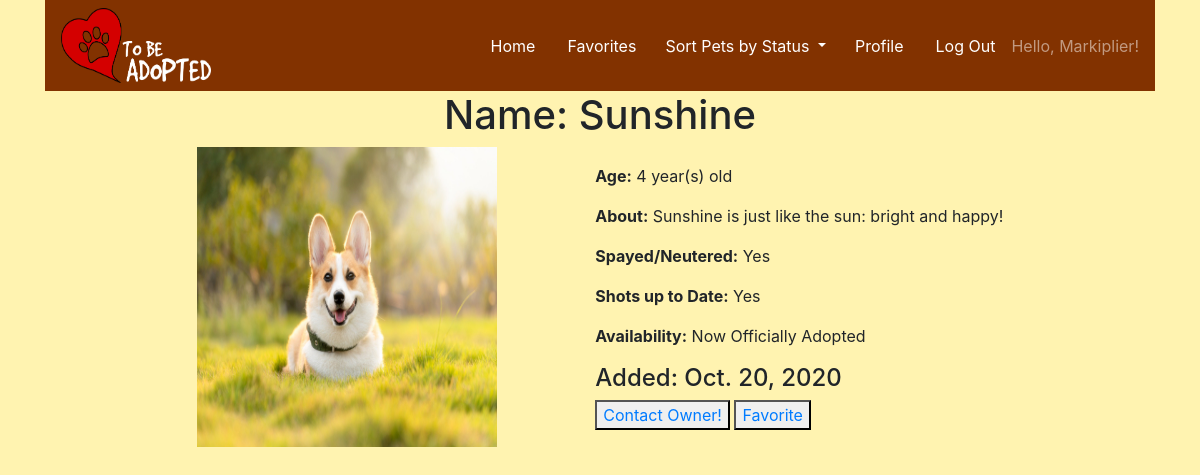
The app's page /pet/4/ (signed in) with its own data.
### tbauser/models.py (models this page shows, shortened)
class AdoptUser(AbstractUser):
   USER_CHOICES = [
       ('AD', 'Adopter'),
       ('SR', 'Shelter/Rescue'),
   ]
   display_name = models.CharField(max_length=50)
   bio = models.TextField()
   account_type = models.CharField(
       max_length=2, choices=USER_CHOICES, default='AD')
   favorites = models.ManyToManyField(Pet, related_name='favorite', symmetrical=False)

### pets/models.py (models this page shows, shortened)
class Pet(models.Model):
  PET_CHOICES = [
    ('DOG', 'Dog'),
    ('CAT', 'Cat'),
      ]
  ADOPTION_CHOICES = [
    ('TBA', "To Be Adopted"),
    ('NOA', "Now Officially Adopted"),
      ]
  name = models.CharField(max_length=80)
  age = models.IntegerField()
  pet_type = models.CharField(
      max_length=3, choices=PET_CHOICES, default="DOG")
  post_date = models.DateField(default=timezone.now)
  bio = models.TextField()
  spayed_or_neutered = models.BooleanField(default=False)
  shot_record = models.BooleanField(default=False)
  status = models.CharField(max_length=3, blank=True,
                            choices=ADOPTION_CHOICES, default='TBA')
  pet_image = models.ImageField(upload_to='static/images/', default='static/default-profile.png', null=True, blank=True)
  owner = models.ForeignKey(AUTH_USER_MODEL, related_name='owner', on_delete=models.CASCADE, null=True)

### pets/views.py (the view)
# urls.py: path('pet/<int:pet_id>/', pet_views.pet_detail_view, name='pet_detail'),
@login_required
def pet_detail_view(request, pet_id):
    selected_pet = Pet.objects.get(id=pet_id)
    try:
        selected_pet
    except Pet.DoesNotExist:
        return render(request, "404.html", status=404)
    current_user = request.user
    favorited_pet = False
    user_favs = current_user.favorites.all()
    for pet in user_favs:
        if pet == selected_pet:
            favorited_pet = True
    return render(request, 'pet_detail.html', {'selected_pet': selected_pet, 'favorited_pet': favorited_pet})

### templates/pet_detail.html (shortened to what this page needs)
{% include 'base.html' %} {% block content %}
<div class="container-sm">
  <h1 style="text-align: center">Name: {{ selected_pet.name }}</h1>
  <div class="row justify-content-around align-items-center">
    <div class="col-1">
      <img
        src="{{ selected_pet.pet_image.url }}"
        height="300px"
        width="300px"
      />
    </div>
    <div class="col-auto">
      <p><b>Age:</b> {{ selected_pet.age }} year(s) old</p>
      <p><b>About:</b> {{ selected_pet.bio }}</p>
      {% if selected_pet.spayed_or_neutered == True %}
      <p><b>Spayed/Neutered:</b> Yes</p>
      {% else %}
      <p><b>Spayed/Neutered:</b> No</p>
      {% endif %} {% if selected_pet.shot_record == True %}
      <p><b>Shots up to Date:</b> Yes</p>
      {% else %}
      <p><b>Shots up to Date:</b> No</p>
      {% endif %} {% if selected_pet.status == 'TBA' %}
      <p><b>Availability:</b> To Be Adopted</p>
      {% else %}
      <p><b>Availability:</b> Now Officially Adopted</p>
      {% endif %}
      <h4>Added: {{ selected_pet.post_date }}</h4>
      <button>
        <a href="/user/{{ selected_pet.owner.id }}">Contact Owner!</a>
      </button>
      {% if request.user.account_type == 'AD'%} {% if favorited_pet == True %}
      <button>
        <a href="/unfavorite/{{ selected_pet.id }}/">Remove From Favorites</a>
      </button>
      {% else %}
      <button><a href="/favorite/{{ selected_pet.id }}/">Favorite</a></button>
      {% endif %} {% endif %}
    </div>
  </div>
</div>
{% endblock %}

### templates/base.html (shortened to what this page needs)
<!DOCTYPE html>
<html lang="en">
  <head>
    <link
      rel="stylesheet"
      href="https://stackpath.bootstrapcdn.com/bootstrap/4.5.2/css/bootstrap.min.css"
    />
  </head>
  <body style="background-color: #fff3b0">
    {% load static %}
    <div class="container">
      <nav class="navbar navbar-dark" style="background-color: #823200">
        <img
          style="width: 150px; height: 75px"
          src="{% static 'images/tba_logo.png'%}"
          alt=""
        />
        {% if request.user.is_authenticated %}
        <div class="navbar-text">
          <ul class="nav justify-content-end align-items-center">
            <li class="nav-item">
              <a class="nav-link" href="/">Home</a>
            </li>
            {% if request.user.account_type == "SR" %}
            <li class="nav-item">
              <a class="nav-link" href="/notifications/">Notifications</a>
            </li>
            <li class="nav-item">
              <a class="nav-link" href="/pet/create/">Add A Pet</a>
            </li>
            {% else %}
            <li class="nav-item">
              <a class="nav-link" href="/favorites/{{request.user.id}}/"
                >Favorites</a
              >
            </li>
            {% endif %}
            <li class="nav-item">
              <div class="dropdown">
                <a
                  class="btn btn-inherit dropdown-toggle"
                  role="button"
                  id="dropdownMenuLink"
                  data-toggle="dropdown"
                  aria-haspopup="true"
                  aria-expanded="false"
                >
                  Sort Pets by Status
                </a>
              </div>
            </li>
            <li class="nav-item">
              <a class="nav-link" href="/user/{{request.user.id}}/">Profile</a>
            </li>
            <li class="nav-item">
              <a class="nav-link" href="/logout/">Log Out</a>
            </li>
            <li class="nav-item">Hello, {{request.user.display_name}}!</li>
          </ul>
        </div>
        {% endif %}
      </nav>
    </div>
  </body>
</html>

### records on screen
AdoptUser: user.display_name "Markiplier"
Pet: name "Sunshine", pet_image (picture), age "4", bio "Sunshine is just like the sun: bright and happy!", post_date "Oct. 20, 2020"
